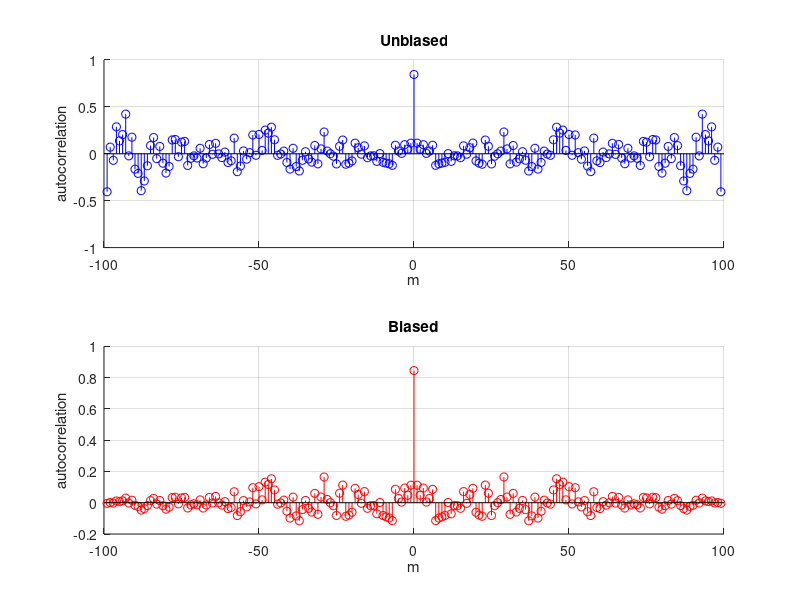
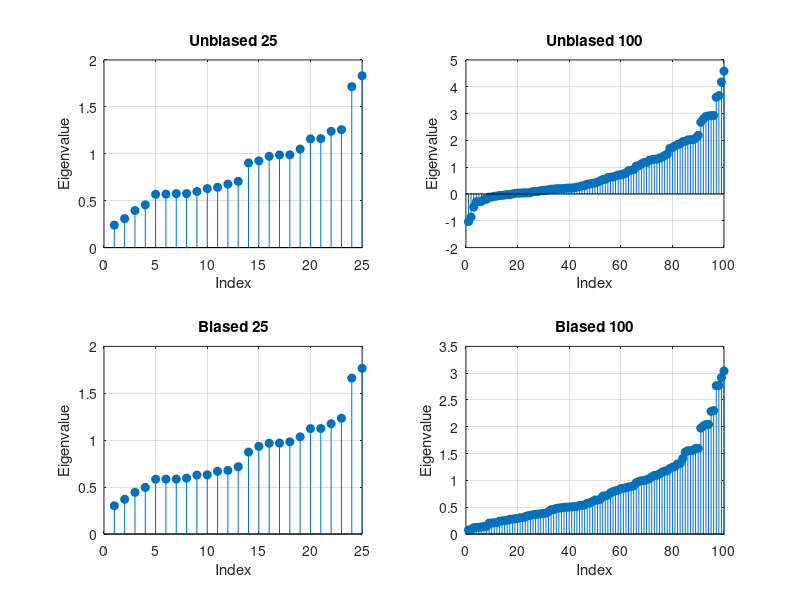

These figures' MATLAB source, in order:
clear all
clc;

%% (a)
M = 100;
x = randn(1, M);

r_unbiased = [];
r_biased = [];

for m = -M+1 : M-1
    cur = 0;
    for n = 1 : M - abs(m)
        cur = cur + x(n) * x(n + abs(m));
    end
    r_unbiased = [r_unbiased cur / (M - abs(m))];
    r_biased = [r_biased cur / M];
end

delta = linspace(-M+1, M-1, 2*M-1);

figure(1)
subplot(2, 1, 1); 
grid on; 
hold on;
stem(delta, r_unbiased, 'b')
xlabel('m');
ylabel('autocorrelation');
title('Unbiased');

subplot(2, 1, 2); 
grid on; 
hold on;
stem(delta, r_biased, 'r')
xlabel('m');
ylabel('autocorrelation');
title('Biased');

%% (b)
R_unbiased_25 = toeplitz(r_unbiased(M:M+24));
R_unbiased_100 = toeplitz(r_unbiased(M: 2*M-1));

R_biased_25 = toeplitz(r_biased(M:M+24));
R_biased_100 = toeplitz(r_biased(M: 2*M-1));


eigen_R_unbiased_25 = eig(R_unbiased_25);
eigen_R_unbiased_100 = eig(R_unbiased_100);
eigen_R_biased_25 = eig(R_biased_25);
eigen_R_biased_100 = eig(R_biased_100);

figure(2)
subplot(2, 2, 1); 
stem(eigen_R_unbiased_25, 'filled');
title('Unbiased 25');
xlabel('Index');
ylabel('Eigenvalue');
grid on;

subplot(2, 2, 2);
stem(eigen_R_unbiased_100, 'filled');
title('Unbiased 100');
xlabel('Index');
ylabel('Eigenvalue');
grid on;

subplot(2, 2, 3);
stem(eigen_R_biased_25, 'filled');
title('Biased 25');
xlabel('Index');
ylabel('Eigenvalue');
grid on;

subplot(2, 2, 4);
stem(eigen_R_biased_100, 'filled');
title('Biased 100');
xlabel('Index');
ylabel('Eigenvalue');
grid on;
